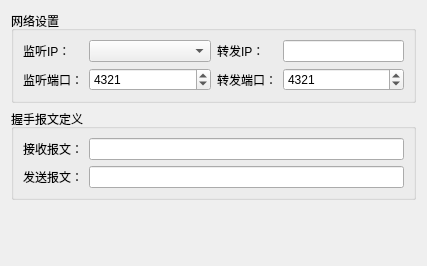
<?xml version="1.0" encoding="UTF-8"?>
<ui version="4.0">
 <class>ConfWidget</class>
 <widget class="QWidget" name="ConfWidget">
  <property name="geometry">
   <rect>
    <x>0</x>
    <y>0</y>
    <width>427</width>
    <height>266</height>
   </rect>
  </property>
  <property name="windowTitle">
   <string>Form</string>
  </property>
  <layout class="QGridLayout" name="gridLayout_4">
   <item row="0" column="0">
    <widget class="QGroupBox" name="groupBox_2">
     <property name="title">
      <string>网络设置</string>
     </property>
     <layout class="QGridLayout" name="gridLayout_3">
      <item row="0" column="0">
       <widget class="QLabel" name="label_3">
        <property name="text">
         <string>监听IP：</string>
        </property>
       </widget>
      </item>
      <item row="0" column="1">
       <widget class="QComboBox" name="m_cbxListenIp">
        <property name="sizePolicy">
         <sizepolicy hsizetype="Expanding" vsizetype="Fixed">
          <horstretch>0</horstretch>
          <verstretch>0</verstretch>
         </sizepolicy>
        </property>
       </widget>
      </item>
      <item row="2" column="1">
       <widget class="QSpinBox" name="m_spinListenPort">
        <property name="sizePolicy">
         <sizepolicy hsizetype="Expanding" vsizetype="Fixed">
          <horstretch>0</horstretch>
          <verstretch>0</verstretch>
         </sizepolicy>
        </property>
        <property name="maximum">
         <number>65535</number>
        </property>
        <property name="value">
         <number>4321</number>
        </property>
       </widget>
      </item>
      <item row="2" column="0">
       <widget class="QLabel" name="label_4">
        <property name="text">
         <string>监听端口：</string>
        </property>
       </widget>
      </item>
      <item row="0" column="2">
       <widget class="QLabel" name="label_7">
        <property name="text">
         <string>转发IP：</string>
        </property>
       </widget>
      </item>
      <item row="0" column="3">
       <widget class="QLineEdit" name="m_edtForwardIp"/>
      </item>
      <item row="2" column="2">
       <widget class="QLabel" name="label_8">
        <property name="text">
         <string>转发端口：</string>
        </property>
       </widget>
      </item>
      <item row="2" column="3">
       <widget class="QSpinBox" name="m_spinForwardPort">
        <property name="sizePolicy">
         <sizepolicy hsizetype="Expanding" vsizetype="Fixed">
          <horstretch>0</horstretch>
          <verstretch>0</verstretch>
         </sizepolicy>
        </property>
        <property name="maximum">
         <number>65535</number>
        </property>
        <property name="value">
         <number>4321</number>
        </property>
       </widget>
      </item>
     </layout>
    </widget>
   </item>
   <item row="1" column="0">
    <widget class="QGroupBox" name="groupBox">
     <property name="title">
      <string>握手报文定义</string>
     </property>
     <layout class="QGridLayout" name="gridLayout">
      <item row="0" column="1">
       <widget class="QLineEdit" name="m_edtHandshakeRequest"/>
      </item>
      <item row="0" column="0">
       <widget class="QLabel" name="label_5">
        <property name="text">
         <string>接收报文：</string>
        </property>
       </widget>
      </item>
      <item row="1" column="0">
       <widget class="QLabel" name="label_6">
        <property name="text">
         <string>发送报文：</string>
        </property>
       </widget>
      </item>
      <item row="1" column="1">
       <widget class="QLineEdit" name="m_edtHandshakeResponse"/>
      </item>
     </layout>
    </widget>
   </item>
   <item row="2" column="0">
    <spacer name="verticalSpacer">
     <property name="orientation">
      <enum>Qt::Vertical</enum>
     </property>
     <property name="sizeHint" stdset="0">
      <size>
       <width>20</width>
       <height>40</height>
      </size>
     </property>
    </spacer>
   </item>
  </layout>
 </widget>
 <resources/>
 <connections/>
</ui>
